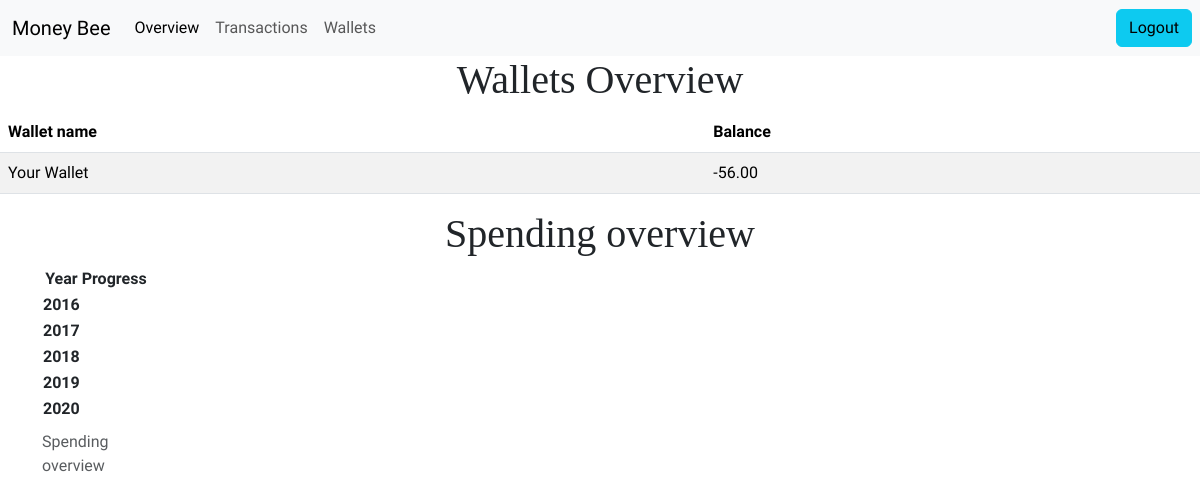
Page /personal/overview (signed in) on the earlier database version.
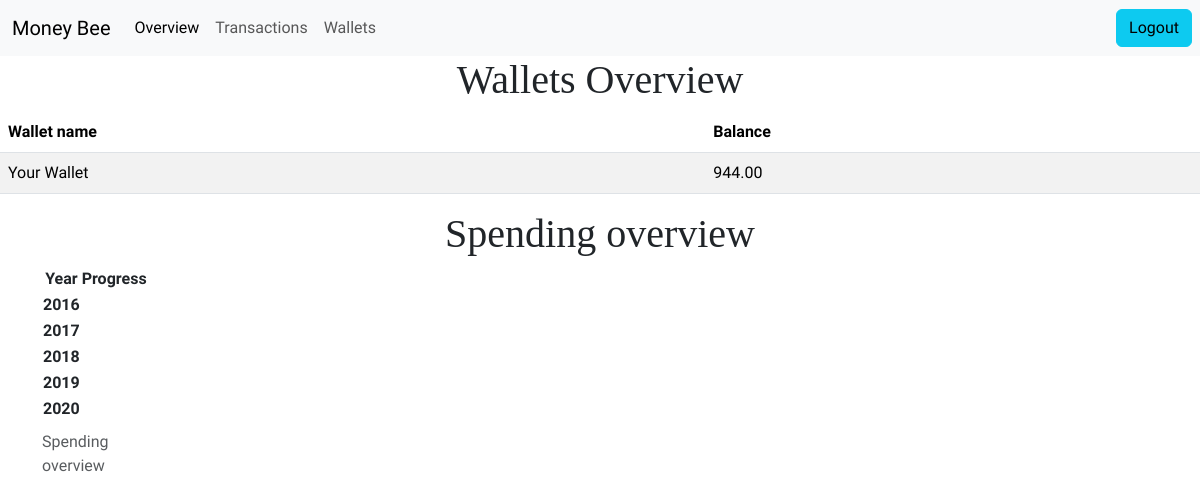
Same page on the later database version.
### expense_tracker/models.py (models this page shows, shortened)
class Wallet(models.Model):
    user = models.ForeignKey(
        User, on_delete=models.CASCADE
    )  # Link to the user's account
    name = models.CharField(max_length=100, default="default wallet")  # Wallet name
    balance = models.DecimalField(
        max_digits=10, decimal_places=2, default=0.00
    )  # Initial balance
    class Meta:
        unique_together = [('user', 'name')]

### expense_tracker/views.py (the view)
# urls.py: path('personal/overview',views.overview,name="overview"),
def overview(request):
    wallets=Wallet.objects.filter(user=request.user)
    return render(request, "expense_tracker/overview.html", {
        "wallets":wallets,
        "trial": 0,
    })

### expense_tracker/templates/expense_tracker/overview.html (shortened to what this page needs)
{% extends "expense_tracker/personal_home.html" %}
{% load static %}
{% block overview %}active{% endblock %}
{% block custom-css-files %}
<link rel="stylesheet" href="https://cdn.jsdelivr.net/npm/charts.css/dist/charts.min.css">
{% endblock %}
{% block content %}
<div class="container">
  <h1 class="text-center">Wallets Overview</h1>
</div>
<table class="table table-striped">
  <thead>
    <tr>
      <th scope="col">Wallet name</th>
      <th scope="col">Balance</th>
    </tr>
  </thead>
  <tbody>
    <tr>
      {% for wallet in wallets %}
      <td>{{wallet.name}}</td>
      <td>{{ wallet.balance }}</td>
      {% endfor %}
    </tr>
  </tbody>
</table>
<div class="container">
  <h1 class="text-center">Spending overview </h1>
</div>
<div class="container text-center" id="column-example-4">
  <table class="charts-css column show-labels show-data-on-hover">
    <caption> Spending overview </caption>
    <thead>
      <tr>
        <th scope="col"> Year </th>
        <th scope="col"> Progress </th>
      </tr>
    </thead>
    <tbody>
      <tr>
        <th scope="row"> 2016 </th>
        <td style="--size: 0.2;"></td>
      </tr>
      <tr>
        <th scope="row"> 2017 </th>
        <td style="--size: 0.4;"></td>
      </tr>
      <tr>
        <th scope="row"> 2018 </th>
        <td style="--size: 0.6;"></td>
      </tr>
      <tr>
        <th scope="row"> 2019 </th>
        <td style="--size: 0.8;"></td>
      </tr>
      <tr>
        <th scope="row"> 2020 </th>
        <td style="--size: 1;"></td>
      </tr>
    </tbody>
  </table>
</div>
{% endblock %}

### expense_tracker/templates/expense_tracker/personal_home.html (shortened to what this page needs)
{% extends "base.html" %}
{% load static %}
{% block css_files %}
<link rel="stylesheet" href="{% static "expense_tracker/add_btn.css" %}"><link rel="stylesheet" href="https://fonts.googleapis.com/css2?family=Material+Symbols+Outlined:opsz,wght,FILL,GRAD@24,500,0,200" />
<link rel="stylesheet" href="{% static "expense_tracker/add_btn.css" %}">
{% block custom-css-files %} {% endblock %}
{% endblock %}
{% block navbar%}
<div class="container-fluid">
    <a class="navbar-brand" href="#">Money Bee</a>
    <div class="collapse navbar-collapse" id="navbarSupportedContent">
        <ul class="navbar-nav  mb-2 mb-lg-0 ">
            <li class="nav-item">
                <a class="nav-link {% block overview %}{% endblock %}" aria-current="page" href="{% url 'overview' %}">Overview</a>
            </li>
        </ul>
        <ul class="navbar-nav  mb-2 mb-lg-0 ">
            <li class="nav-item">
                <a class="nav-link {% block transactions %}{% endblock %}" aria-current="page" href="{% url 'list_transaction' %}">Transactions</a>
            </li>
        </ul>
        <ul class="navbar-nav  mb-2 mb-lg-0 ">
            <li class="nav-item">
                <a class="nav-link {% block wallets %}{% endblock %}" aria-current="page" href="{% url 'wallets' %}">Wallets</a>
            </li>
        </ul>
    </div>
</div>
<ul class="navbar-nav  mb-2 mb-lg-0 ">
    <li class="nav-item">
        <form method="post" action="{% url 'logout' %}">
          <button type="submit" class="btn btn-info mx-2">Logout</button>
      </form>
      </li>
</ul>
{% endblock %}

### templates/base.html (shortened to what this page needs)
{% load static %}
<!DOCTYPE html>
<html lang="en">
<head>
    <link href="https://cdn.jsdelivr.net/npm/bootstrap@5.3.3/dist/css/bootstrap.min.css" rel="stylesheet"
>
    <link rel="stylesheet" href="{% static "expense_tracker/base.css" %}">
    {% block css_files %}{% endblock %}
</head>
<body>
    <header>
        <nav class="navbar navbar-expand-lg bg-body-tertiary">
            {% block navbar %}{% endblock %}
        </nav>
    </header>
    <main>
        {% block content %}{% endblock %}
    </main>
</body>
</html>

### expense_tracker/static/expense_tracker/base.css (style rules this page uses)
:root { --font-source-sans: "Source Sans 3", sans-serif; --font-libre-baskerville: "Libre Baskerville", serif; }
body { font-family: var(--font-source-sans); }
*, *::before, *::after { box-sizing: border-box; }
h1, h2, h3 { font-family: var(--font-libre-baskerville); }
.navbar-nav .nav-link { position: relative; transition: all 0.3s ease-in-out; }
#column-example-4 .column tbody { overflow-y: hidden; }
#column-example-4 .column tbody th { background-color: #fff; z-index: 1; }
#column-example-4 .column tbody td { animation: moving-bars 2s linear; }

Differences in the rows shown:
changed Wallet "Your Wallet": balance "-56.00" → "944.00"
